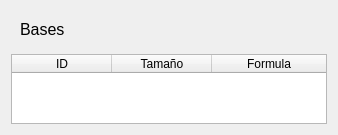
                <widget class="QWidget" name="tbProduct_4">
                 <layout class="QVBoxLayout" name="verticalLayout_15">
                  <item>
                   <widget class="QWidget" name="widget_16" native="true">
                    <layout class="QHBoxLayout" name="horizontalLayout_17">
                     <item>
                      <widget class="QLabel" name="label_12">
                       <property name="font">
                        <font>
                         <pointsize>12</pointsize>
                        </font>
                       </property>
                       <property name="text">
                        <string>Bases</string>
                       </property>
                      </widget>
                     </item>
                    </layout>
                   </widget>
                  </item>
                  <item>
                   <widget class="QTableWidget" name="tableBase">
                    <property name="autoFillBackground">
                     <bool>false</bool>
                    </property>
                    <property name="sizeAdjustPolicy">
                     <enum>QAbstractScrollArea::SizeAdjustPolicy::AdjustToContents</enum>
                    </property>
                    <property name="alternatingRowColors">
                     <bool>false</bool>
                    </property>
                    <property name="selectionBehavior">
                     <enum>QAbstractItemView::SelectionBehavior::SelectRows</enum>
                    </property>
                    <attribute name="horizontalHeaderShowSortIndicator" stdset="0">
                     <bool>false</bool>
                    </attribute>
                    <attribute name="horizontalHeaderStretchLastSection">
                     <bool>true</bool>
                    </attribute>
                    <column>
                     <property name="text">
                      <string>ID</string>
                     </property>
                    </column>
                    <column>
                     <property name="text">
                      <string>Tamaño</string>
                     </property>
                    </column>
                    <column>
                     <property name="text">
                      <string>Formula</string>
                     </property>
                    </column>
                   </widget>
                  </item>
                 </layout>
                </widget>
